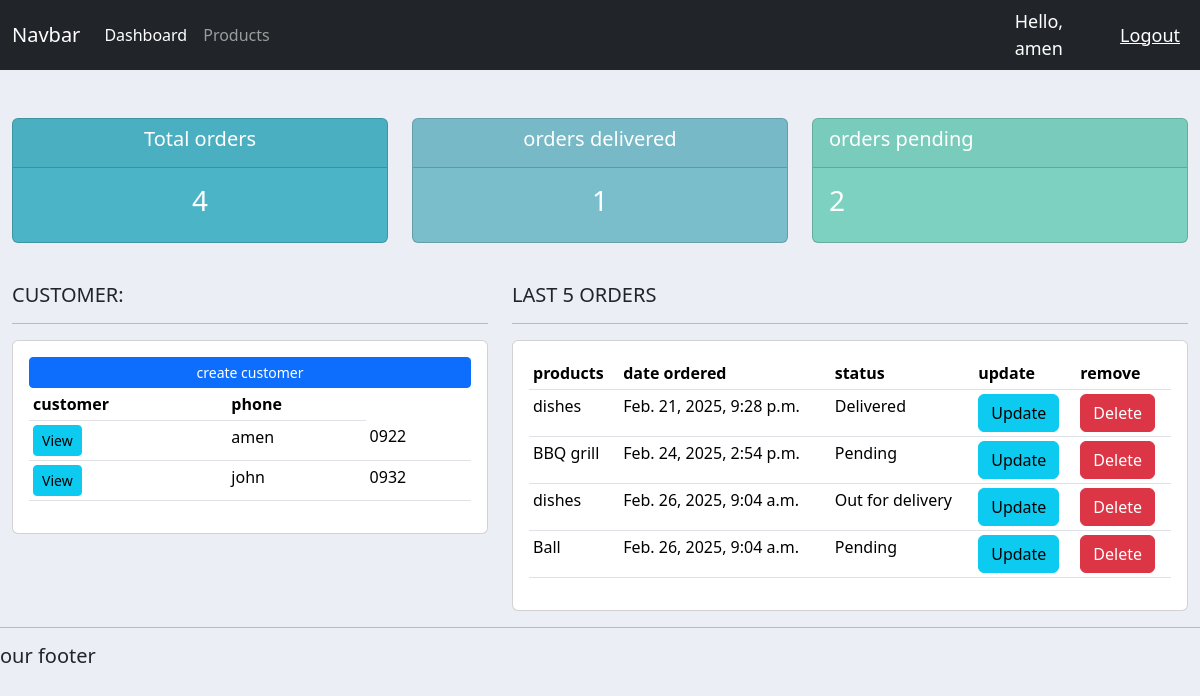
The app's page / (signed in) with its own data.
### accounts/models.py (models this page shows, shortened)
class Customer(models.Model):
    name = models.CharField(max_length=200, null=True)
    phone = models.CharField(max_length=20, null=True)
    email = models.CharField(max_length=30, null=True)
    date_created = models.DateTimeField(auto_now_add=True)

class Order(models.Model):
    STATUS = [
        ("Pending", "Pending"),
        ("Out for delivery", "Out for delivery"),
        ("Delivered", "Delivered"),
    ]
    customer = models.ForeignKey(Customer, null=True, on_delete=models.SET_NULL)
    product = models.ForeignKey(Product, null=True, on_delete=models.SET_NULL)
    status = models.CharField(max_length=50, choices=STATUS, null=True)
    date_created = models.DateTimeField(auto_now_add=True)

class Product(models.Model):
    CATEGORY = [("Indoor", "Indoor"), ("Out Door", "Out Door")]
    name = models.CharField(max_length=200, null=True)
    price = models.FloatField(max_length=50, null=True)
    category = models.CharField(max_length=200, choices=CATEGORY, null=True)
    description = models.CharField(max_length=200, blank=True, null=True)
    date_created = models.DateTimeField(auto_now_add=True)
    tag = models.ManyToManyField(Tag)
    def __str__(self):
        return self.name

### accounts/decorators.py (the view)
        def wrapper_func(request, *args, **kwargs):
            group = None
            if request.user.groups.exists():
                group = request.user.groups.all()[0].name
            if group in allowed_roles:
                return view_func(request, *args, **kwargs)
            else:
                return HttpResponse("You are not allowed to view this page")

### accounts/views.py (called while the page is built)
@login_required(login_url="login")
@allowed_users(allowed_roles=["admin"])
def home(request):
    customers = Customer.objects.all()
    orders = Order.objects.all()
    Total_orders = orders.count()
    Orders_delivered = orders.filter(status="Delivered").count()
    Total_customers = customers.count()
    Pending = orders.filter(status="Pending").count()
    context = {
        "orders": orders,
        "customers": customers,
        "Total_orders": Total_orders,
        "orders_delivered": Orders_delivered,
        "Total_customers": Total_customers,
        "pending": Pending,
    }
    return render(request, "accounts/dashboard.html", context)

### accounts/templates/accounts/dashboard.html
{%extends 'accounts/main.html'%} {%block content%}
<br />
{%include 'accounts/status.html'%}
<br />
<div class="row">
  <div class="col-md-5">
    <h5>CUSTOMER:</h5>
    <hr />
    <div class="card card-body">
      <a class="btn btn-primary btn-sm bn-block">create customer</a>
      <table class="table table-sm">
        <tr>
          <th>customer</th>
          <th>phone</th>
        </tr>
        {%for customer in customers%}
        <tr>
          <td>
            <a
              class="btn btn-sm btn-info"
              href="{% url 'customer' customer.id %}"
              >View</a
            >
          </td>
          <td>{{customer.name}}</td>
          <td>{{customer.phone}}</td>
        </tr>
        {%endfor%}
      </table>
    </div>
  </div>
  <div class="col-md-7">
    <h5>LAST 5 ORDERS</h5>
    <hr />
    <div class="card card-body">
      <table class="table table-sm">
        <tr>
          <th>products</th>
          <th>date ordered</th>
          <th>status</th>
          <th>update</th>
          <th>remove</th>
        </tr>
        {%for order in orders%}
        <tr>
          <td>{{order.product}}</td>
          <td>{{order.date_created}}</td>
          <td>{{order.status}}</td>
          <td>
            <a class="btn btn-info" href="{% url 'update_order' order.id %}"
              >Update</a
            >
          </td>
          <td>
            <a class="btn btn-danger" href="{% url 'delete_order' order.id %}"
              >Delete</a
            >
          </td>
        </tr>
        {%endfor%}
      </table>
    </div>
  </div>
</div>
{%endblock%}

### accounts/templates/accounts/main.html (shortened to what this page needs)
{%load static%}
<!DOCTYPE html>
<html lang="en">
  <head>
    <link
      rel="stylesheet"
      href="https://cdn.jsdelivr.net/npm/bootstrap@5.3.3/dist/css/bootstrap.min.css"
    />
    <link rel="stylesheet" type="text/css" href="{% static '/css/main.css'%}" />
  </head>
  <body>
    {%include 'accounts/navbar.html'%}
    <div class="container-fluid">{%block content%} {%endblock%}</div>
    <hr />
    <h5>our footer</h5>
  </body>
</html>

### accounts/templates/accounts/navbar.html (shortened to what this page needs)
{% load static%}
<nav class="navbar navbar-expand-lg bg-dark navbar-dark">
  <div class="container-fluid">
    <a class="navbar-brand" href="#">Navbar</a>
    <div class="collapse navbar-collapse" id="navbarNav">
      <ul class="navbar-nav">
        <li class="nav-item">
          <a class="nav-link active" aria-current="page" href="{% url 'home' %}"
            >Dashboard</a
          >
        </li>
        <li class="nav-item">
          <a class="nav-link" href="{% url 'products' %}">Products</a>
        </li>
      </ul>
    </div>
  </div>
  <span class="hello-msg">Hello, {{request.user}}</span>
  <span><a class="hello-msg" href="{% url 'logout' %}">Logout</a></span>
</nav>

### accounts/templates/accounts/status.html
<br />
<div class="row">
  <div class="col">
    <div class="col-mid">
      <div class="card text-center text-white mb-3" id="total-orders">
        <div class="card-header">
          <h5 class="card-title">Total orders</h5>
        </div>
        <div class="card-body">
          <h3 class="card-title">{{Total_orders}}</h3>
        </div>
      </div>
    </div>
  </div>
  <div class="col">
    <div class="col-mid">
      <div class="card text-center text-white mb-3" id="orders-delivered">
        <div class="card-header">
          <h5 class="card-title">orders delivered</h5>
        </div>
        <div class="card-body">
          <h3 class="card-title">{{orders_delivered}}</h3>
        </div>
      </div>
    </div>
  </div>
  <div class="col">
    <div class="col-md">
      <div class="card text-cener text-white mb-3" id="orders-pending">
        <div class="card-header">
          <h5 class="card-title">orders pending</h5>
        </div>
        <div class="card-body">
          <h3 class="card-title">{{pending}}</h3>
        </div>
      </div>
    </div>
  </div>
</div>

### crm/static/css/main.css (style rules this page uses)
body { background-color: #ebeff5; }
#total-orders { background-color: #4cb4c7; }
#orders-delivered { background-color: 7abecc; }
#orders-pending { background-color: 7CD1C0; }

### accounts/templates/accounts/main.html (style rules this page uses)
body { background-color: #ebeff5; }
#total-orders { background-color: #4cb4c7; }
#orders-delivered { background-color: #7abecc; }
#orders-pending { background-color: #7cd1c0; }

### accounts/templates/accounts/navbar.html (style rules this page uses)
.hello-msg { font-size: 18px; color: #fff; margin-right: 20px; }

### records on screen
Customer: name "amen", phone "0922"
Customer: name "john", phone "0932"
Order: product "dishes", date_created "Feb. 21, 2025, 9:28 p.m.", status "Delivered"
Order: product "BBQ grill", date_created "Feb. 24, 2025, 2:54 p.m.", status "Pending"
Order: product "dishes", date_created "Feb. 26, 2025, 9:04 a.m.", status "Out for delivery"
Order: product "Ball", date_created "Feb. 26, 2025, 9:04 a.m.", status "Pending"

### other values on screen
{{ request.user }} "amen"
{{ Total_orders }} "4"
{{ orders_delivered }} "1"
{{ pending }} "2"
